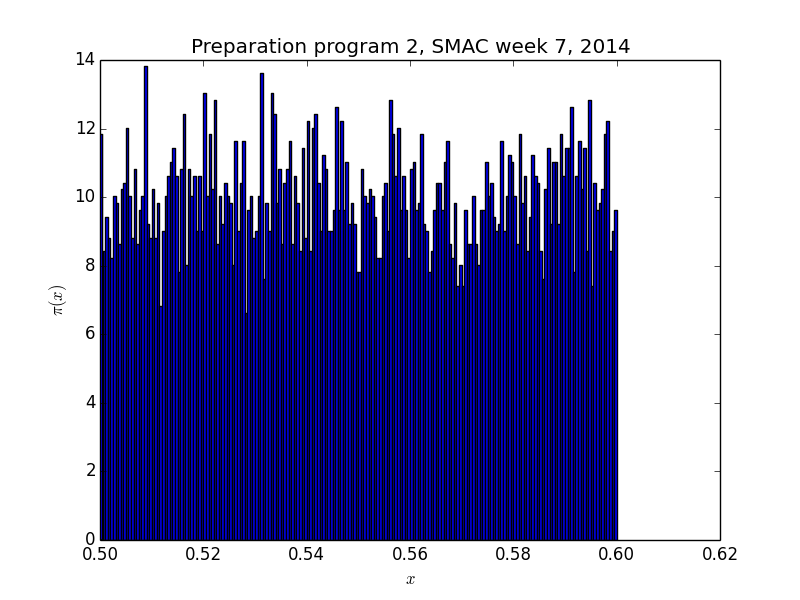

Source code (Python):
import random
import matplotlib.pyplot as plt

data = []
for run in range(100000):
    data.append(random.uniform(0.0, 1.0))
plt.figure()
plt.title('Preparation program 2, SMAC week 7, 2014')
plt.hist(data, bins=200, range=[0.5, 0.6], normed=True)
plt.xlabel('$x$')
plt.ylabel('$\\pi(x)$')
plt.show()
